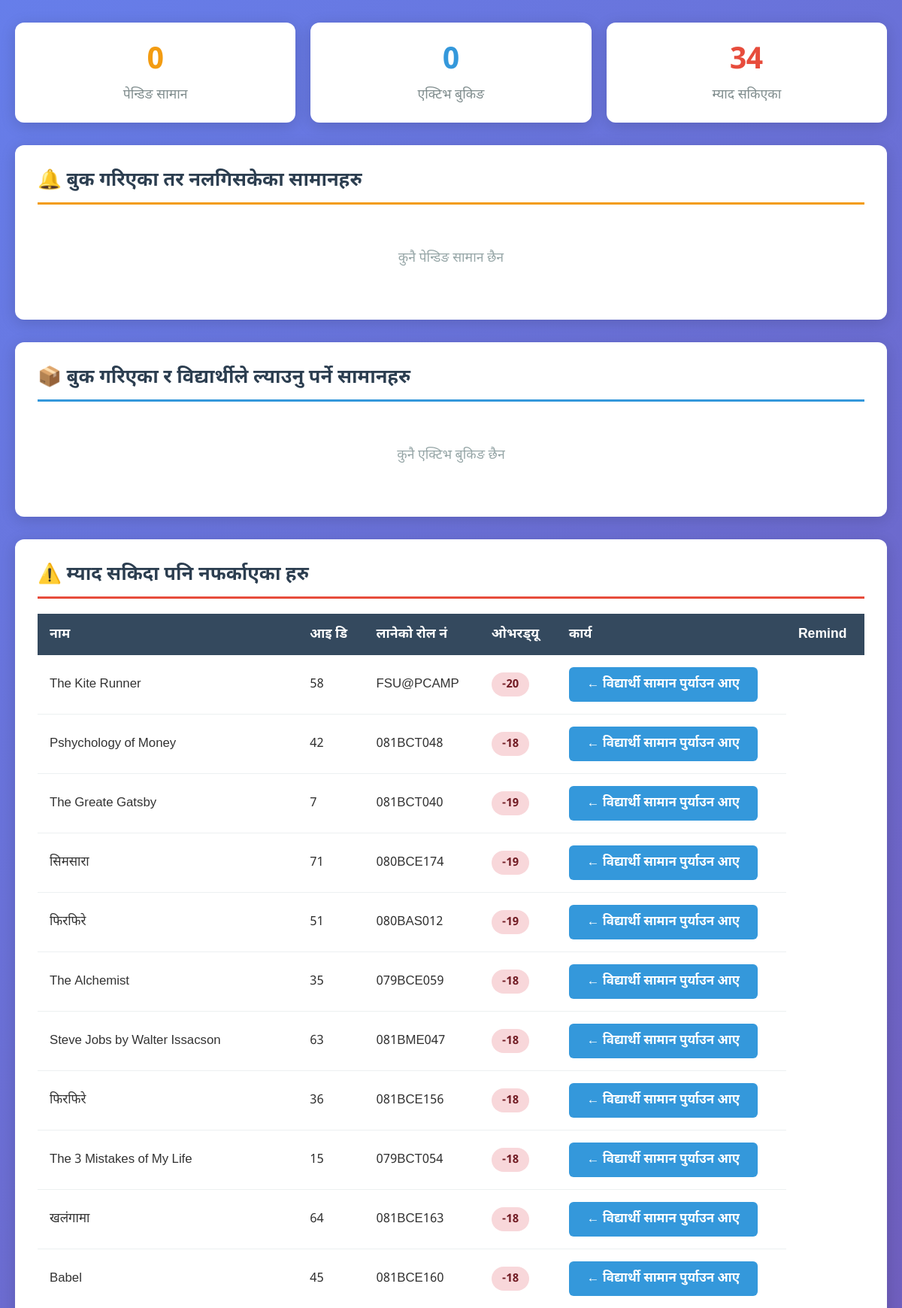
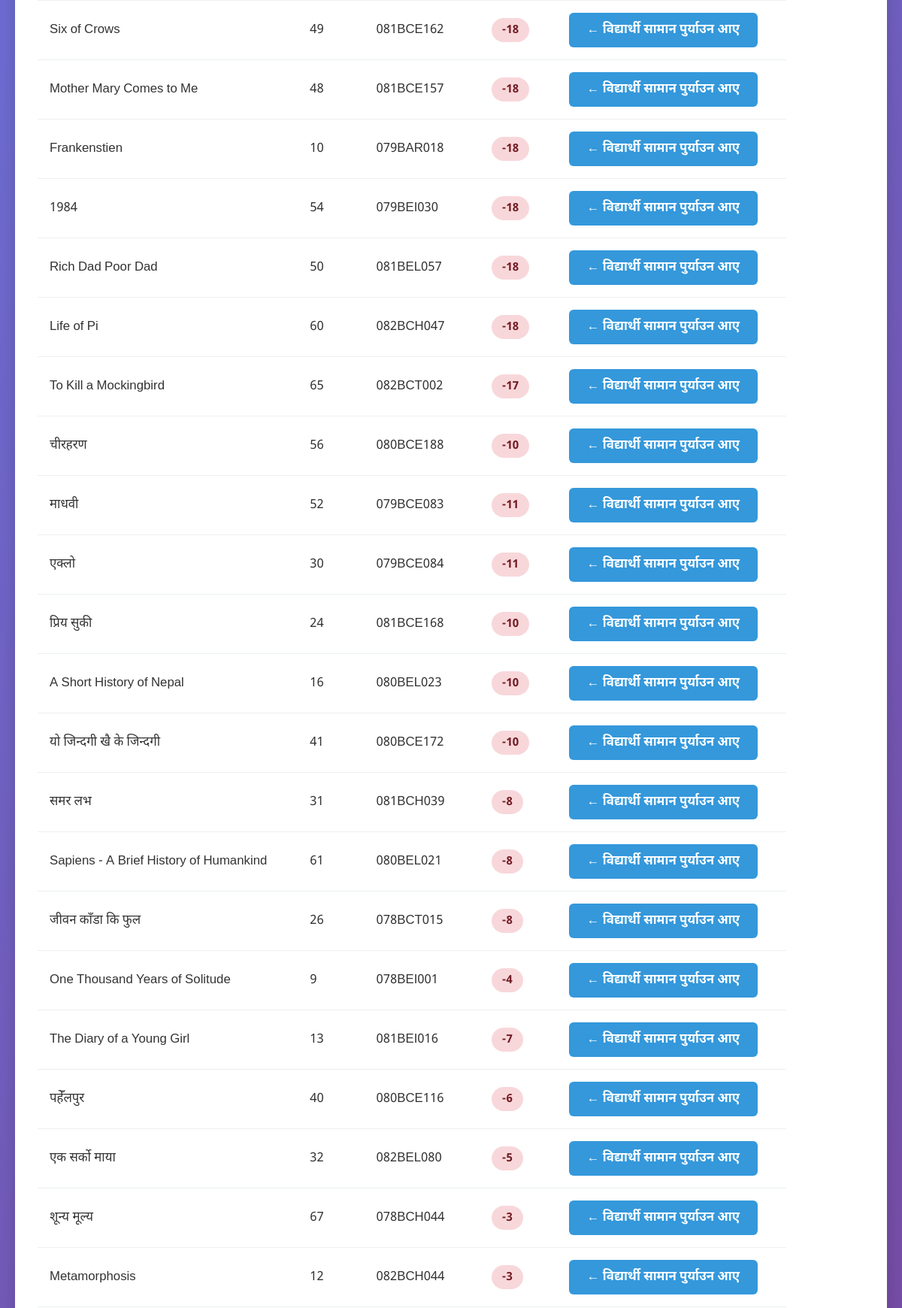
/library/arena (signed in, upper part), run on the app's committed database (2 pictures, top to bottom).
### models.py (models this page shows)
class Item(Base):
    __tablename__ = "items"
    id = Column(Integer, primary_key=True)
    name = Column(String, nullable=False)
    description = Column(String)
    image_path = Column(String, nullable=True)
    available = Column(Boolean, default=True)
    hold_time = Column(Integer, default=3)  # Max-days before return must be done
    occupy_time = Column(Integer, default=15) # Max-days after booking item must be taken
    catagory = Column(Integer,default = 0)
    bookings = relationship("Booking", back_populates="item")

### app.py (the view, shortened to what this page needs)
@app.route("/library/arena")
def admin_dashboard():
    if not session.get("logged_in"):
        flash("You are not authenticated")
        return redirect("/library/campusend")
    db = get_db()
    now = datetime.utcnow()
    for item in get_items_on_hold(db):
        booking = item.bookings[-1]
        if booking.booked_date and (now - booking.booked_date).days > item.hold_time:
            booking.is_expired = True
            booking.on_hold_state = False
            item.available = True
    db.commit()
    hold_items = []
    return_items = []
    expired_items = []
    for item in get_items_expired(db):
        b = item.bookings[-1]
        remaining = (
                item.occupy_time -
                (now - b.occupied_date).days
                )
        row = [
                item.name,
                item.image_path,
                b.user_email[:9].upper(),
                remaining,
                item.id
                ]
        expired_items.append(row)
    db.close()
    return render_template(
        "dashboard.html",
        items=hold_items,
        returns=return_items,
        expired=expired_items
    )

### app.py (called while the page is built)
def get_db():
    return SessionLocal()

### models.py (called while the page is built)
def get_items_on_hold(db):
    return db.query(Item).join(Booking).filter(
        Booking.on_hold_state == True,
        Booking.is_expired == False
    ).all()

def get_items_on_occupy(db):
    return db.query(Item).join(Booking).filter(
        Booking.on_occupied_state == True,
        Booking.is_expired == False
    ).all()

def get_items_expired(db):
    return db.query(Item).join(Booking).filter(
        Booking.on_occupied_state == True,
        Booking.is_expired == True
    ).all()

### templates/dashboard.html (shortened to what this page needs)
<!DOCTYPE html>
<html lang="ne">
<head>
</head>
<body>
    <div class="container">
        <div class="stats-grid">
            <div class="stat-card stat-pending">
                <div class="stat-number">{{ items|length if items else 0 }}</div>
                <div class="stat-label">पेन्डिङ सामान</div>
            </div>
            <div class="stat-card stat-active">
                <div class="stat-number">{{ returns|length if returns else 0 }}</div>
                <div class="stat-label">एक्टिभ बुकिङ</div>
            </div>
            <div class="stat-card stat-expired">
                <div class="stat-number">{{ expired|length if expired else 0 }}</div>
                <div class="stat-label">म्याद सकिएका</div>
            </div>
        </div>
        <div class="section section-pending">
            <h2 class="section-title">🔔 बुक गरिएका तर नलगिसकेका सामानहरु</h2>
            <div class="table-wrapper">
                {% if items and items|length > 0 %}
                <table>
                    <thead>
                        <tr>
                            <th>नाम</th>
                            <th>आइ डि</th>
                            <th>लग्नेको रोल नम्बर</th>
                            <th>बुक गरिएको मिति</th>
                            <th>कार्य</th>
                        </tr>
                    </thead>
                    <tbody>
                        {% for item in items %}
                        <tr>
                            <td data-label="नाम">{{ item[0] }}</td>
                            <td data-label="आइ डि">{{ item[4] }}</td>
                            <td data-label="रोल नम्बर">{{ item[2] }}</td>
                            <td data-label="बुक मिति">{{ item[3] }}</td>
                            <td data-label="कार्य">
                                <button onclick="pass_ownership({{ item[4] }})" class="btn btn-pickup">
                                    ✓ विद्यार्थी सामान लिन आए
                                </button>
                            </td>
                        </tr>
                        {% endfor %}
                    </tbody>
                </table>
                {% else %}
                <div class="empty-state">कुनै पेन्डिङ सामान छैन</div>
                {% endif %}
            </div>
        </div>
        <div class="section section-active">
            <h2 class="section-title">📦 बुक गरिएका र विद्यार्थीले ल्याउनु पर्ने सामानहरु</h2>
            <div class="table-wrapper">
                {% if returns and returns|length > 0 %}
                <table>
                    <thead>
                        <tr>
                            <th>नाम</th>
                            <th>आइ डि</th>
                            <th>लानेको रोल नं</th>
                            <th>समय बाँकी</th>
                            <th>कार्य</th>
                        </tr>
                    </thead>
                    <tbody>
                        {% for item in returns %}
                        <tr>
                            <td data-label="नाम">{{ item[0] }}</td>
                            <td data-label="आइ डि">{{ item[4] }}</td>
                            <td data-label="रोल नं">{{ item[2] }}</td>
                            <td data-label="समय बाँकी">
                                <span class="status-badge status-info">{{ item[3] }}</span>
                            </td>
                            <td data-label="कार्य">
                                <button onclick="return_ownership({{ item[4] }})" class="btn btn-return">
                                    ← विद्यार्थी सामान पुर्याउन आए
                                </button>
                            </td>
                        </tr>
                        {% endfor %}
                    </tbody>
                </table>
                {% else %}
                <div class="empty-state">कुनै एक्टिभ बुकिङ छैन</div>
                {% endif %}
            </div>
        </div>
        <div class="section section-expired">
            <h2 class="section-title">⚠️ म्याद सकिदा पनि नफर्काएका हरु</h2>
            <div class="table-wrapper">
                {% if expired and expired|length > 0 %}
                <table>
                    <thead>
                        <tr>
                            <th>नाम</th>
                            <th>आइ डि</th>
                            <th>लानेको रोल नं</th>
                            <th>ओभरड्यू</th>
                            <th>कार्य</th>
                            <th>Remind</th>
                        </tr>
                    </thead>
                    <tbody>
                        {% for item in expired %}
                        <tr>
                            <td data-label="नाम">{{ item[0] }}</td>
                            <td data-label="आइ डि">{{ item[4] }}</td>
                            <td data-label="रोल नं">{{ item[2] }}</td>
                            <td data-label="ओभरड्यू">
                                <span class="status-badge status-danger">{{ item[3] }}</span>
                            </td>
                            <td data-label="कार्य">
                                <button onclick="return_ownership({{ item[4] }})" class="btn btn-return">
                                    ← विद्यार्थी सामान पुर्याउन आए
                                </button>
                            </td>
                        </tr>
                        {% endfor %}
                    </tbody>
                </table>
                {% else %}
                <div class="empty-state">कुनै म्याद सकिएको सामान छैन</div>
                {% endif %}
            </div>
        </div>
    </div>
</body>
</html>

### templates/dashboard.html (style rules this page uses)
* { margin: 0; padding: 0; box-sizing: border-box; }
body { font-family: 'Noto Sans Devanagari', 'Mukta', 'Kalimati', sans-serif; background: linear-gradient(135deg, #667eea 0%, #764ba2 100%); min-height: 100vh; padding: 30px 20px; color: #333; }
.container { max-width: 1400px; margin: 0 auto; }
.section { background: white; padding: 30px; border-radius: 12px; margin-bottom: 30px; box-shadow: 0 4px 20px rgba(0,0,0,0.15); }
.section-title { font-size: 1.6rem; color: #2c3e50; margin-bottom: 20px; padding-bottom: 12px; border-bottom: 3px solid #667eea; font-weight: 700; }
.section-pending .section-title { border-bottom-color: #f39c12; }
.section-active .section-title { border-bottom-color: #3498db; }
.section-expired .section-title { border-bottom-color: #e74c3c; }
.table-wrapper { overflow-x: auto; }
table { width: 100%; border-collapse: collapse; font-size: 1.05rem; }
thead th { background: #34495e; color: white; padding: 16px; text-align: left; font-weight: 600; font-size: 1.1rem; white-space: nowrap; }
tbody td { padding: 16px; border-bottom: 1px solid #ecf0f1; font-size: 1.05rem; }
tbody tr { transition: background 0.2s; }
.empty-state { text-align: center; padding: 40px; color: #95a5a6; font-size: 1.1rem; }
.btn { padding: 12px 24px; border: none; border-radius: 6px; font-size: 1.05rem; font-weight: 600; cursor: pointer; transition: all 0.2s; font-family: inherit; white-space: nowrap; }
.btn-return { background: #3498db; color: white; }
.status-badge { display: inline-block; padding: 6px 14px; border-radius: 20px; font-size: 0.95rem; font-weight: 600; }
.status-danger { background: #f8d7da; color: #721c24; }
.stats-grid { display: grid; grid-template-columns: repeat(auto-fit, minmax(250px, 1fr)); gap: 20px; margin-bottom: 30px; }
.stat-card { background: white; padding: 25px; border-radius: 12px; box-shadow: 0 4px 20px rgba(0,0,0,0.15); text-align: center; }
.stat-number { font-size: 2.5rem; font-weight: 700; margin-bottom: 8px; }
.stat-label { color: #7f8c8d; font-size: 1.1rem; }
.stat-pending .stat-number { color: #f39c12; }
.stat-active .stat-number { color: #3498db; }
.stat-expired .stat-number { color: #e74c3c; }

### data on the page
Item: name "The Kite Runner", id "58", item "FSU@PCAMP", item "-20"
Item: name "Pshychology of Money", id "42", item "081BCT048", item "-18"
Item: name "The Greate Gatsby", id "7", item "081BCT040", item "-19"
Item: name "सिमसारा", id "71", item "080BCE174", item "-19"
Item: name "फिरफिरे", id "51", item "080BAS012", item "-19"
Item: name "The Alchemist", id "35", item "079BCE059", item "-18"
Item: name "Steve Jobs by Walter Issacson", id "63", item "081BME047", item "-18"
Item: name "फिरफिरे", id "36", item "081BCE156", item "-18"
Item: name "The 3 Mistakes of My Life", item "15", item "079BCT054", item "-18"
Item: name "खलंगामा", id "64", item "081BCE163", item "-18"
Item: name "Babel", id "45", item "081BCE160", item "-18"
Item: name "Six of Crows", id "49", item "081BCE162", item "-18"
Item: name "Mother Mary Comes to Me", id "48", item "081BCE157", item "-18"
Item: name "Frankenstien", id "10", item "079BAR018", item "-18"
Item: name "1984", id "54", item "079BEI030", item "-18"
Item: name "Rich Dad Poor Dad", id "50", item "081BEL057", item "-18"
Item: name "Life of Pi", id "60", item "082BCH047", item "-18"
Item: name "To Kill a Mockingbird", id "65", item "082BCT002", item "-17"
Item: name "चीरहरण", id "56", item "080BCE188", item "-10"
Item: name "माधवी", id "52", item "079BCE083", item "-11"
Item: name "एक्लो", id "30", item "079BCE084", item "-11"
Item: name "प्रिय सुकी", id "24", item "081BCE168", item "-10"
Item: name "A Short History of Nepal", id "16", item "080BEL023", item "-10"
Item: name "यो जिन्दगी खै के जिन्दगी", id "41", item "080BCE172", item "-10"
Item: name "समर लभ", id "31", item "081BCH039", item "-8"
Item: name "Sapiens - A Brief History of Humankind", id "61", item "080BEL021", item "-8"
Item: name "जीवन काँडा कि फुल", id "26", item "078BCT015", item "-8"
Item: name "One Thousand Years of Solitude", id "9", item "078BEI001", item "-4"
Item: name "The Diary of a Young Girl", id "13", item "081BEI016", item "-7"
Item: name "पहेँलपुर", id "40", item "080BCE116", item "-6"
Item: name "एक सर्को माया", id "32", item "082BEL080", item "-5"
Item: name "शून्य मूल्य", id "67", item "078BCH044", item "-3"
Item: name "Metamorphosis", id "12", item "082BCH044", item "-3"

### other printed values
{{ items|length if items else 0 }} "0"
{{ returns|length if returns else 0 }} "0"
{{ expired|length if expired else 0 }} "34"
